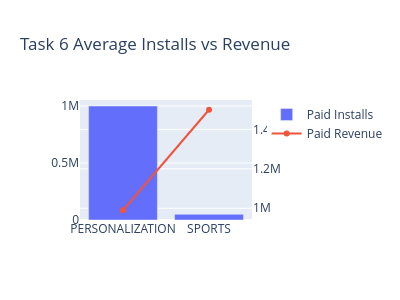

The notebook cell saved with this chart:
### Code cell
if  True:

    merged_df["Revenue"] = (
        merged_df["Installs"] *
        merged_df["Price"]
    )

    df6 = merged_df[
        (merged_df["Installs"] > 10000) &
        (merged_df["Revenue"] > 10000) &
        (merged_df["Size_MB"] > 15) &
        (merged_df["Content Rating"] == "Everyone") &
        (merged_df["App"].str.len() <= 30)
    ].copy()

    top3 = df6.groupby(
        "Category"
    )["Installs"].sum().nlargest(3).index

    df6 = df6[
        df6["Category"].isin(top3)
    ]

    summary = df6.groupby(
        ["Category","Type"]
    ).agg({
        "Installs":"mean",
        "Revenue":"mean"
    }).reset_index()

    from plotly.subplots import make_subplots
    import plotly.graph_objects as go

    task_fig6 = make_subplots(
        specs=[[{"secondary_y":True}]]
    )

    for t in summary["Type"].unique():

        d = summary[
            summary["Type"] == t
        ]

        task_fig6.add_trace(
            go.Bar(
                x=d["Category"],
                y=d["Installs"],
                name=f"{t} Installs"
            ),
            secondary_y=False
        )

        task_fig6.add_trace(
            go.Scatter(
                x=d["Category"],
                y=d["Revenue"],
                mode="lines+markers",
                name=f"{t} Revenue"
            ),
            secondary_y=True
        )

    task_fig6.update_layout(
        title="Task 6 Average Installs vs Revenue"
    )

    task_fig6.update_layout(
    width=400,
    height=300
)

    task_fig6.show()
    save_plot_as_html(
    task_fig6,
    "Internship_Task_6.html",
    "Average Installs vs Revenue"
)
    
else:
    plot_containers += """
    <div class="plot-container">
        Available only between 1 PM and 2 PM IST
    </div>
    """

### Figure 1 — Plotly figure (JSON) as saved in the notebook; plotly's stock layout.template omitted (floating-point values rounded to 4 significant figures)
{"data": [{"name": "Paid Installs", "type": "bar", "x": ["PERSONALIZATION", "SPORTS"], "xaxis": "x", "y": [1000000.0, 50000.0], "yaxis": "y"}, {"mode": "lines+markers", "name": "Paid Revenue", "type": "scatter", "x": ["PERSONALIZATION", "SPORTS"], "xaxis": "x", "y": [990000.0, 1500000.0], "yaxis": "y2"}], "layout": {"height": 300, "title": {"text": "Task 6 Average Installs vs Revenue"}, "width": 400, "xaxis": {"anchor": "y", "domain": [0, 0.94]}, "yaxis": {"anchor": "x", "domain": [0, 1]}, "yaxis2": {"anchor": "x", "overlaying": "y", "side": "right"}}}
